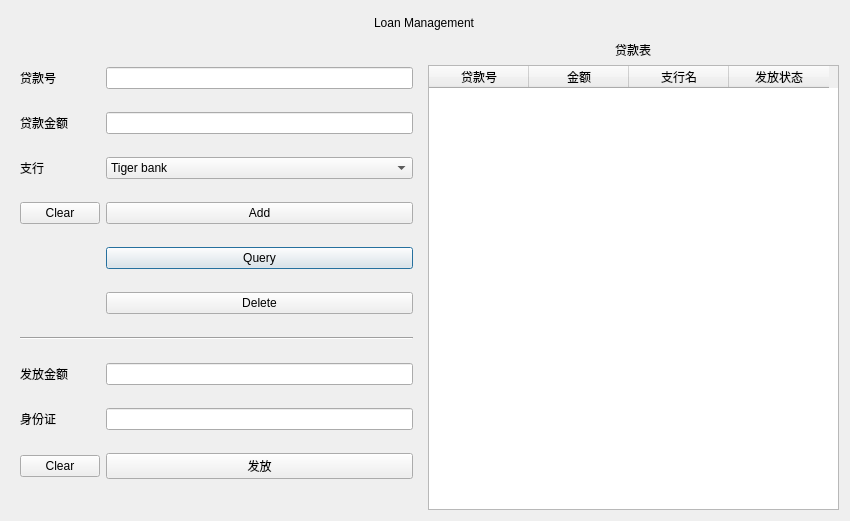
<?xml version="1.0" encoding="UTF-8"?>
<ui version="4.0">
 <class>Form</class>
 <widget class="QWidget" name="Form">
  <property name="geometry">
   <rect>
    <x>0</x>
    <y>0</y>
    <width>850</width>
    <height>521</height>
   </rect>
  </property>
  <property name="windowTitle">
   <string>Form</string>
  </property>
  <layout class="QGridLayout" name="gridLayout">
   <item row="0" column="0" colspan="2" alignment="Qt::AlignHCenter">
    <widget class="QLabel" name="label">
     <property name="minimumSize">
      <size>
       <width>0</width>
       <height>24</height>
      </size>
     </property>
     <property name="text">
      <string>Loan Management</string>
     </property>
    </widget>
   </item>
   <item row="2" column="1">
    <widget class="QTableWidget" name="tableWidget">
     <column>
      <property name="text">
       <string>贷款号</string>
      </property>
     </column>
     <column>
      <property name="text">
       <string>金额</string>
      </property>
     </column>
     <column>
      <property name="text">
       <string>支行名</string>
      </property>
     </column>
     <column>
      <property name="text">
       <string>发放状态</string>
      </property>
     </column>
    </widget>
   </item>
   <item row="1" column="1" alignment="Qt::AlignHCenter">
    <widget class="QLabel" name="label_5">
     <property name="text">
      <string>贷款表</string>
     </property>
    </widget>
   </item>
   <item row="1" column="0" rowspan="2">
    <widget class="QWidget" name="widget" native="true">
     <layout class="QGridLayout" name="gridLayout_2">
      <item row="3" column="1">
       <widget class="QPushButton" name="pushButton_4">
        <property name="text">
         <string>Add</string>
        </property>
       </widget>
      </item>
      <item row="9" column="0">
       <widget class="QPushButton" name="pushButton_5">
        <property name="text">
         <string>Clear</string>
        </property>
       </widget>
      </item>
      <item row="0" column="0">
       <widget class="QLabel" name="label_2">
        <property name="text">
         <string>贷款号</string>
        </property>
       </widget>
      </item>
      <item row="9" column="1">
       <widget class="QPushButton" name="pushButton_6">
        <property name="text">
         <string>发放</string>
        </property>
       </widget>
      </item>
      <item row="5" column="1">
       <widget class="QPushButton" name="pushButton">
        <property name="text">
         <string>Delete</string>
        </property>
       </widget>
      </item>
      <item row="0" column="1">
       <widget class="QLineEdit" name="lineEdit"/>
      </item>
      <item row="2" column="1">
       <widget class="QComboBox" name="comboBox">
        <item>
         <property name="text">
          <string>Tiger bank</string>
         </property>
        </item>
        <item>
         <property name="text">
          <string>Lion bank</string>
         </property>
        </item>
        <item>
         <property name="text">
          <string>Eagle bank</string>
         </property>
        </item>
        <item>
         <property name="text">
          <string>Doggy bank</string>
         </property>
        </item>
       </widget>
      </item>
      <item row="8" column="0">
       <widget class="QLabel" name="label_7">
        <property name="text">
         <string>身份证</string>
        </property>
       </widget>
      </item>
      <item row="7" column="0">
       <widget class="QLabel" name="label_6">
        <property name="text">
         <string>发放金额</string>
        </property>
       </widget>
      </item>
      <item row="1" column="1">
       <widget class="QLineEdit" name="lineEdit_2"/>
      </item>
      <item row="1" column="0">
       <widget class="QLabel" name="label_3">
        <property name="text">
         <string>贷款金额</string>
        </property>
       </widget>
      </item>
      <item row="8" column="1">
       <widget class="QLineEdit" name="lineEdit_4"/>
      </item>
      <item row="2" column="0">
       <widget class="QLabel" name="label_4">
        <property name="text">
         <string>支行</string>
        </property>
       </widget>
      </item>
      <item row="4" column="1">
       <widget class="QPushButton" name="pushButton_2">
        <property name="text">
         <string>Query</string>
        </property>
        <property name="default">
         <bool>true</bool>
        </property>
       </widget>
      </item>
      <item row="7" column="1">
       <widget class="QLineEdit" name="lineEdit_3"/>
      </item>
      <item row="3" column="0">
       <widget class="QPushButton" name="pushButton_3">
        <property name="text">
         <string>Clear</string>
        </property>
       </widget>
      </item>
      <item row="6" column="0" colspan="2">
       <widget class="Line" name="line">
        <property name="orientation">
         <enum>Qt::Horizontal</enum>
        </property>
       </widget>
      </item>
     </layout>
    </widget>
   </item>
  </layout>
 </widget>
 <resources/>
 <connections/>
</ui>
